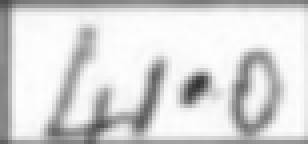
#> input picture test_data/problem_variants/jan17_original.png, 77 x 36 px, found by its file name (shown 4 times larger)
$ python make_problem_contact_sheet.py
#> lines starting #> are read from the running program, lines starting #| are printed output that depends on the picture; after the words box and inside, x2 and y2 are one past the last pixel; in counts of white or black regions, pixels touching at a corner belong together
import cv2
import os

INPUT_DIR = "test_data/problem_variants_upscaled"
OUTPUT = "test_data/problem_contact_sheet.png"

files = [
    "jan17_original.png",
    "jan17_xshort.png",
    "jan17_xwide.png",
    "jan17_yshort.png",
    "jan17_ywide.png",
    "dec30_original.png",
    "dec30_xshort.png",
    "dec30_xwide.png",
    "dec30_yshort.png",
    "dec30_ywide.png",
]

images = []

for filename in files:

    path = os.path.join(INPUT_DIR, filename)

    if not os.path.exists(path):
        print(f"Missing: {filename}")
        continue

    image = cv2.imread(path, cv2.IMREAD_GRAYSCALE)
#> image is the input picture: shape (36, 77); min 51, max 254, mean 215

    # Enlarge display size if necessary
    image = cv2.resize(
        image,
        None,
        fx=2,
        fy=2,
        interpolation=cv2.INTER_NEAREST
    )
#> image: shape (72, 154)

    # Add a white area above for filename
    label_height = 40

    canvas = cv2.copyMakeBorder(
        image,
        label_height,
        0,
        0,
        0,
        cv2.BORDER_CONSTANT,
        value=255
    )
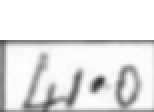
#> canvas: shape (112, 154); min 51, max 255, mean 229.3

    cv2.putText(
        canvas,
        filename,
        (10, 28),
        cv2.FONT_HERSHEY_SIMPLEX,
        0.7,
        0,
        2
    )
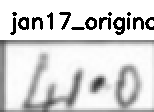
#> canvas: shape (112, 154); 5.46% of pixels changed, all inside (x1, y1, x2, y2) = (10, 12, 154, 35)

    images.append(canvas)
#> pass 2 of the loop `for filename in files:`:
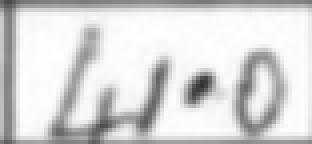
#> input picture test_data/problem_variants/jan17_xshort.png, 78 x 36 px, found by its file name (shown 4 times larger)
#> image is the input picture: shape (36, 78); min 51, max 254, mean 214.6
#> image: shape (72, 156)
#> `canvas = cv2.copyMakeBorder( image, label_height, 0, 0, 0, cv2.BORDER_..`:
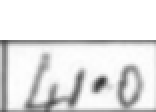
#> canvas: shape (112, 156); min 51, max 255, mean 229
#> `cv2.putText( canvas, filename, (10, 28), cv2.FONT_HERSHEY_SIMPLEX, 0.7..`:
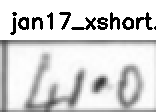
#> canvas: shape (112, 156); 5.24% of pixels changed, all inside (x1, y1, x2, y2) = (10, 12, 156, 35)
#> pass 3 of the loop `for filename in files:`:
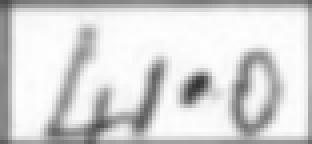
#> input picture test_data/problem_variants/jan17_xwide.png, 78 x 36 px, found by its file name (shown 4 times larger)
#> image is the input picture: shape (36, 78); min 51, max 254, mean 214.5
#> image: shape (72, 156)
#> `canvas = cv2.copyMakeBorder( image, label_height, 0, 0, 0, cv2.BORDER_..`:
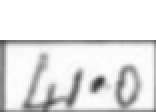
#> canvas: shape (112, 156); min 51, max 255, mean 228.9
#> `cv2.putText( canvas, filename, (10, 28), cv2.FONT_HERSHEY_SIMPLEX, 0.7..`:
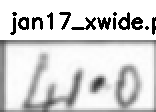
#> canvas: shape (112, 156); 5.41% of pixels changed, all inside (x1, y1, x2, y2) = (10, 12, 156, 35)
#> the loop made 10 passes; the first 3 are shown


# Make all images the same width
max_width = max(img.shape[1] for img in images)

normalized = []

for img in images:

    if img.shape[1] < max_width:

        img = cv2.copyMakeBorder(
            img,
            0,
            0,
            0,
            max_width - img.shape[1],
            cv2.BORDER_CONSTANT,
            value=255
        )

    normalized.append(img)
#> this loop made 8 passes
#> pass 1, `img = cv2.copyMakeBorder( img, 0, 0, 0, max_width - img.shape[1], cv2...`:
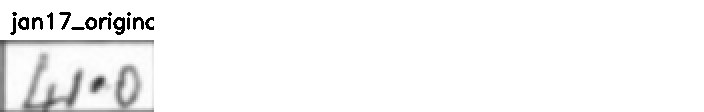
#> img: shape (112, 704); min 0, max 255, mean 246.3
#> pass 2, `img = cv2.copyMakeBorder( img, 0, 0, 0, max_width - img.shape[1], cv2...`:
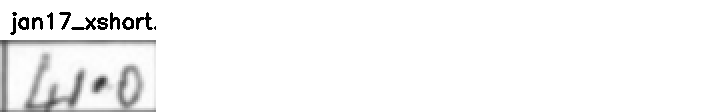
#> img: shape (112, 704); min 0, max 255, mean 246.3


# Stack vertically
contact_sheet = cv2.vconcat(normalized)
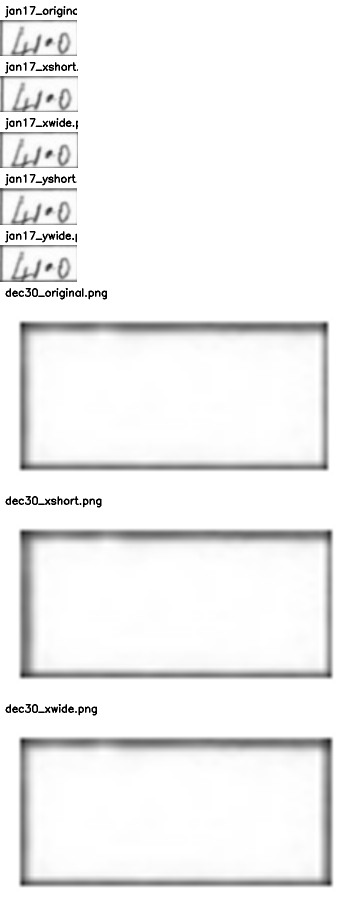
#> contact_sheet: shape (1812, 704) (shown at 1/2 size); min 0, max 255, mean 241.3

cv2.imwrite(
    OUTPUT,
    contact_sheet
)

print()
print(f"Created: {OUTPUT}")
print(f"Images: {len(images)}")
